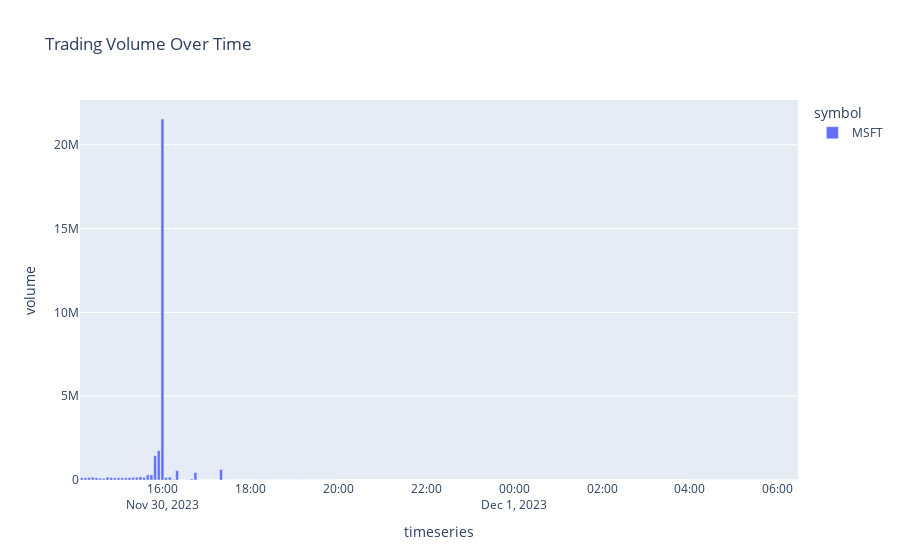

The code cell stored with this chart in its notebook:
### Code cell
import plotly.express as px
fig = px.bar(pdf_market_data, x='timeseries', y='volume', color='symbol', title='Trading Volume Over Time')
fig.show()
